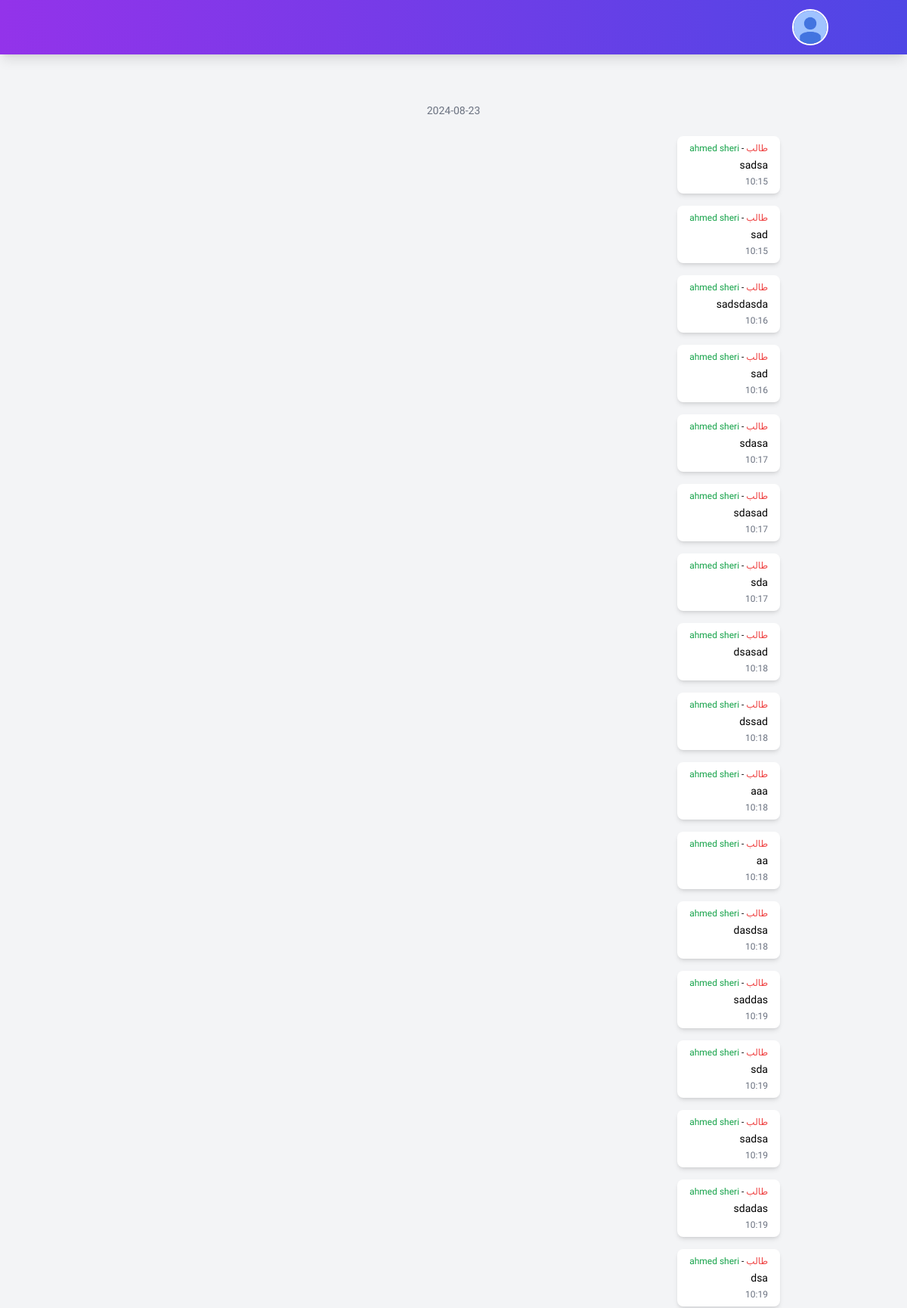
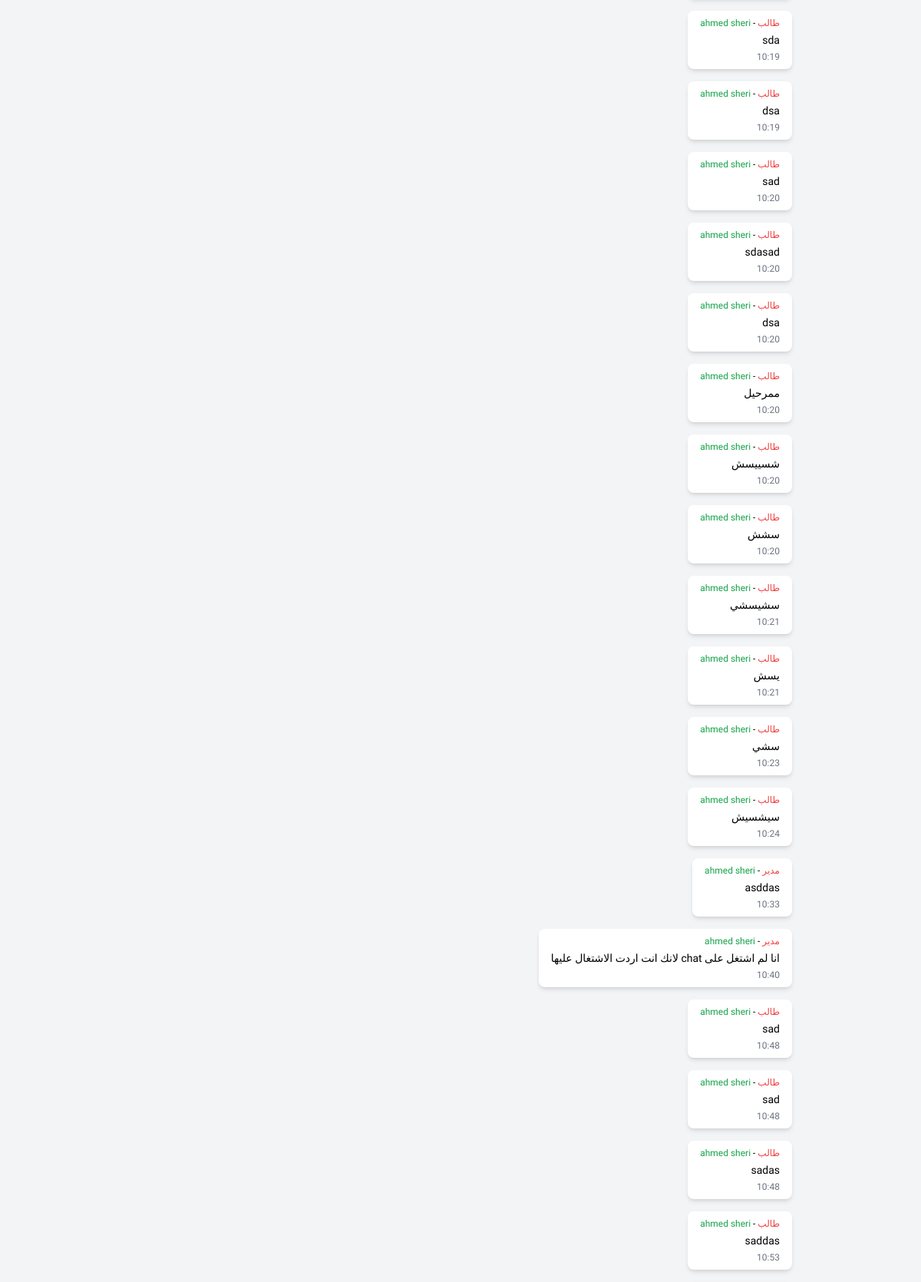
/messenger/messageRoom/4 (signed in, upper part), run on the app's committed database (2 pictures, top to bottom).
### messenger/models.py (models this page shows, shortened)
class MessagesModel(models.Model):
    sender = models.ForeignKey(User, on_delete=models.CASCADE)
    msg = models.TextField()
    messenger = models.ForeignKey(ClubsModel, on_delete=models.CASCADE)
    is_readed = models.BooleanField(default=False)
    creation_date = models.DateTimeField(auto_now_add=True, null=True, verbose_name="تاريخ الانشاء")

### accounts/models.py (models this page shows, shortened)
class StudentProfile(models.Model):
    full_name = models.CharField(max_length=50)
    phone = models.CharField(max_length=50)
    birthday = models.DateField()
    has_subscription = models.BooleanField(default=False)
    subscription_start_date = models.DateTimeField(null=True, blank=True)
    subscription_end_date = models.DateTimeField(null=True, blank=True)
    about = models.TextField(null=True)
    club = models.ForeignKey('ClubsModel', on_delete=models.SET_NULL, null=True)
    creation_date = models.DateTimeField(auto_now_add=True)

class DirectorProfile(models.Model):
    full_name = models.CharField(max_length=50)
    phone = models.CharField(max_length=50)
    about = models.TextField(null=True)
    club = models.ForeignKey('ClubsModel', on_delete=models.SET_NULL, null=True)
    creation_date = models.DateTimeField(auto_now_add=True)

### messenger/views.py (the view)
# urls.py: path('messageRoom/<str:room_id>', views.messageRoom, name="messageRoom"),
def messageRoom(request, room_id):
    user = request.user
    receiver = getUserClub(user)
    is_blocked = BlockUserModel.objects.filter(creator=receiver, user=user).exists()
    is_favorite = FavoriteUserModel.objects.filter(creator=receiver, user=user).exists()
    messages_list = []
    last_date = None
    msg_date = []
    messages = MessagesModel.objects.filter(messenger__id=room_id)
    for msg in messages:
        if last_date == None:
            last_date=msg.creation_date.date()
        elif msg.creation_date.date() != last_date:
            messages_list.append([last_date, msg_date])
            last_date=msg.creation_date.date()
            msg_date = []
        msg_date.append(msg)
    messages_list.append([last_date, msg_date])
    profile_image = receiver.club_profile_image_base64
    return render(request, 'messenger/viewMessage.html', {'is_blocked':is_blocked, 'is_favorite':is_favorite, 'messages_list':messages_list, 'room_id':room_id, 'receiver':receiver, 'profile_image':profile_image})

### messenger/templatetags/messenger_tags.py (called while the page is built)
@register.simple_tag
@stringfilter
def get_user_full_name_temp(user_id):
    user = User.objects.get(id=user_id)
    club = get_user_full_name(user)
    return club

@register.simple_tag
@stringfilter
def get_user_capacity_temp(user_id):
    user = User.objects.get(id=user_id)
    club = get_user_capacity(user)
    return club

### messenger/views.py (called while the page is built)
def get_user_full_name(user):
    userprofile = user.userprofile
    if userprofile.account_type == '2':
        return userprofile.director_profile.full_name
    elif user.userprofile.account_type == '3':
        return userprofile.student_profile.full_name
    elif user.userprofile.account_type == '4':
        return userprofile.Coach_profile.full_name
    else:
        return None

def get_user_capacity(user):
    userprofile = user.userprofile
    if userprofile.account_type == '2':
        return 'مدير'
    elif user.userprofile.account_type == '3':
        return 'طالب'
    elif user.userprofile.account_type == '4':
        return 'مدرب'
    else:
        return None

def getUserClub(user):
    userprofile = user.userprofile
    if userprofile.account_type == '2':
        return userprofile.director_profile.club
    elif user.userprofile.account_type == '3':
        return userprofile.student_profile.club
    elif user.userprofile.account_type == '4':
        return userprofile.Coach_profile.club
    else:
        return None

### templates/messenger/viewMessage.html (shortened to what this page needs)
{% extends "base_student.html" %}
{% load static %}
{% load messenger_tags %}
{% block links %}
<link rel="stylesheet" href="https://cdn.jsdelivr.net/npm/bootstrap-icons@1.11.3/font/bootstrap-icons.min.css" />
{% endblock links %}
{% block content %}
<div class="h-screen flex flex-col bg-gray-100">
  <div class="bg-gradient-to-r from-purple-600 to-indigo-600 text-white fixed top-0 left-0 right-0 z-10 shadow-lg">
    <div class="container mx-auto px-4 py-3 flex items-center justify-between">
      <div class="flex items-center space-x-3">
        {% if profile_image %}
        <img src="{{profile_image}}" alt="" class="w-10 h-10 sm:w-12 sm:h-12 rounded-full object-cover border-2 border-white" />
        {% else %}
        <img src="{% static '/img/default-profile-img-2.png' %}" alt="" class="w-10 h-10 sm:w-12 sm:h-12 rounded-full object-cover border-2 border-white" />
        {% endif %}
      </div>
    </div>
  </div>
  <div class="flex-grow overflow-y-auto pt-20 pb-24" id="msg-container-box">
    <div class="max-w-4xl mx-auto px-4 py-8" id="msg-container-box2">
      {% for messages in messages_list %}
      <p class="text-center text-sm text-gray-500 my-6">
        {{messages.0|date:'Y-m-d'}}
      </p>
      {% for message in messages.1 %}
      {% if message.sender == request.user %}
      <div class="flex justify-end mb-4">
        <div class="bg-indigo-600 text-white rounded-lg px-4 py-2 max-w-xs lg:max-w-md shadow-md transform transition-all duration-300 hover:scale-105">
          <p class="text-sm">{{message.msg}}</p>
          <div class="flex items-center justify-end mt-1">
            <span class="text-xs opacity-75">{{message.creation_date|date:'H:i'}}</span>
            <i id="msg-status-{{message.id}}" class="bi {% if message.is_readed %}bi-check2-all{% else %}bi-check2{% endif %} ml-1 text-xs"></i>
          </div>
        </div>
      </div>
      {% else %}
      {% get_user_full_name_temp message.sender.id as full_name %}
      {% get_user_capacity_temp message.sender.id as user_capacity %}
      <div class="flex mb-4">
        <div class="bg-white rounded-lg px-4 py-2 max-w-xs lg:max-w-md shadow-md transform transition-all duration-300 hover:scale-105">
          <p class="text-xs font-medium">
            <span class="text-red-500">{{user_capacity}}</span> -
            <span class="text-green-600 cursor-pointer user-name" data-user-id="{{message.sender.id}}">{{full_name}}</span>
          </p>
          <p class="text-sm mt-1">{{message.msg}}</p>
          <span class="text-xs text-gray-500 block text-right mt-1">{{message.creation_date|date:'H:i'}}</span>
        </div>
      </div>
      {% endif %}
      {% endfor %}
      {% endfor %}
    </div>
  </div>
</div>
{% endblock %}

### templates/base_student.html (style rules this page uses)
body { font-family: "Cairo", sans-serif; }

### data on the page
MessagesModel: user_capacity "طالب", msg "sadsa", creation_date "10:15"
StudentProfile: full_name "ahmed sheri"
MessagesModel: user_capacity "طالب", msg "sad", creation_date "10:15"
MessagesModel: user_capacity "طالب", msg "sadsdasda", creation_date "10:16"
StudentProfile: full_name "ahmed sheri"
MessagesModel: user_capacity "طالب", msg "sad", creation_date "10:16"
MessagesModel: user_capacity "طالب", msg "sdasa", creation_date "10:17"
MessagesModel: user_capacity "طالب", msg "sdasad", creation_date "10:17"
MessagesModel: user_capacity "طالب", msg "sda", creation_date "10:17"
MessagesModel: user_capacity "طالب", msg "dsasad", creation_date "10:18"
MessagesModel: user_capacity "طالب", msg "dssad", creation_date "10:18"
MessagesModel: user_capacity "طالب", msg "aaa", creation_date "10:18"
MessagesModel: user_capacity "طالب", msg "aa", creation_date "10:18"
MessagesModel: user_capacity "طالب", msg "dasdsa", creation_date "10:18"
MessagesModel: user_capacity "طالب", msg "saddas", creation_date "10:19"
MessagesModel: user_capacity "طالب", msg "sda", creation_date "10:19"
MessagesModel: user_capacity "طالب", msg "sadsa", creation_date "10:19"
MessagesModel: user_capacity "طالب", msg "sdadas", creation_date "10:19"
MessagesModel: user_capacity "طالب", msg "dsa", creation_date "10:19"
MessagesModel: user_capacity "طالب", msg "sda", creation_date "10:19"
MessagesModel: user_capacity "طالب", msg "dsa", creation_date "10:19"
MessagesModel: user_capacity "طالب", msg "sad", creation_date "10:20"
MessagesModel: user_capacity "طالب", msg "sdasad", creation_date "10:20"
MessagesModel: user_capacity "طالب", msg "dsa", creation_date "10:20"
MessagesModel: user_capacity "طالب", msg "ممرحيل", creation_date "10:20"
MessagesModel: user_capacity "طالب", msg "شسييسش", creation_date "10:20"
MessagesModel: user_capacity "طالب", msg "سشش", creation_date "10:20"
MessagesModel: user_capacity "طالب", msg "سشيسشي", creation_date "10:21"
MessagesModel: user_capacity "طالب", msg "يسش", creation_date "10:21"
MessagesModel: user_capacity "طالب", msg "سشي", creation_date "10:23"
MessagesModel: user_capacity "طالب", msg "سيشسيش", creation_date "10:24"
MessagesModel: user_capacity "مدير", msg "asddas", creation_date "10:33"
DirectorProfile: full_name "ahmed sheri"
MessagesModel: user_capacity "مدير", msg "انا لم اشتغل على chat لانك انت اردت الاشتغال عليها", creation_date "10:40"
MessagesModel: user_capacity "طالب", msg "sad", creation_date "10:48"
MessagesModel: user_capacity "طالب", msg "sad", creation_date "10:48"
MessagesModel: user_capacity "طالب", msg "sadas", creation_date "10:48"
MessagesModel: user_capacity "طالب", msg "saddas", creation_date "10:53"

### other printed values
{{ messages.0|date:'Y-m-d' }} "2024-08-23"
